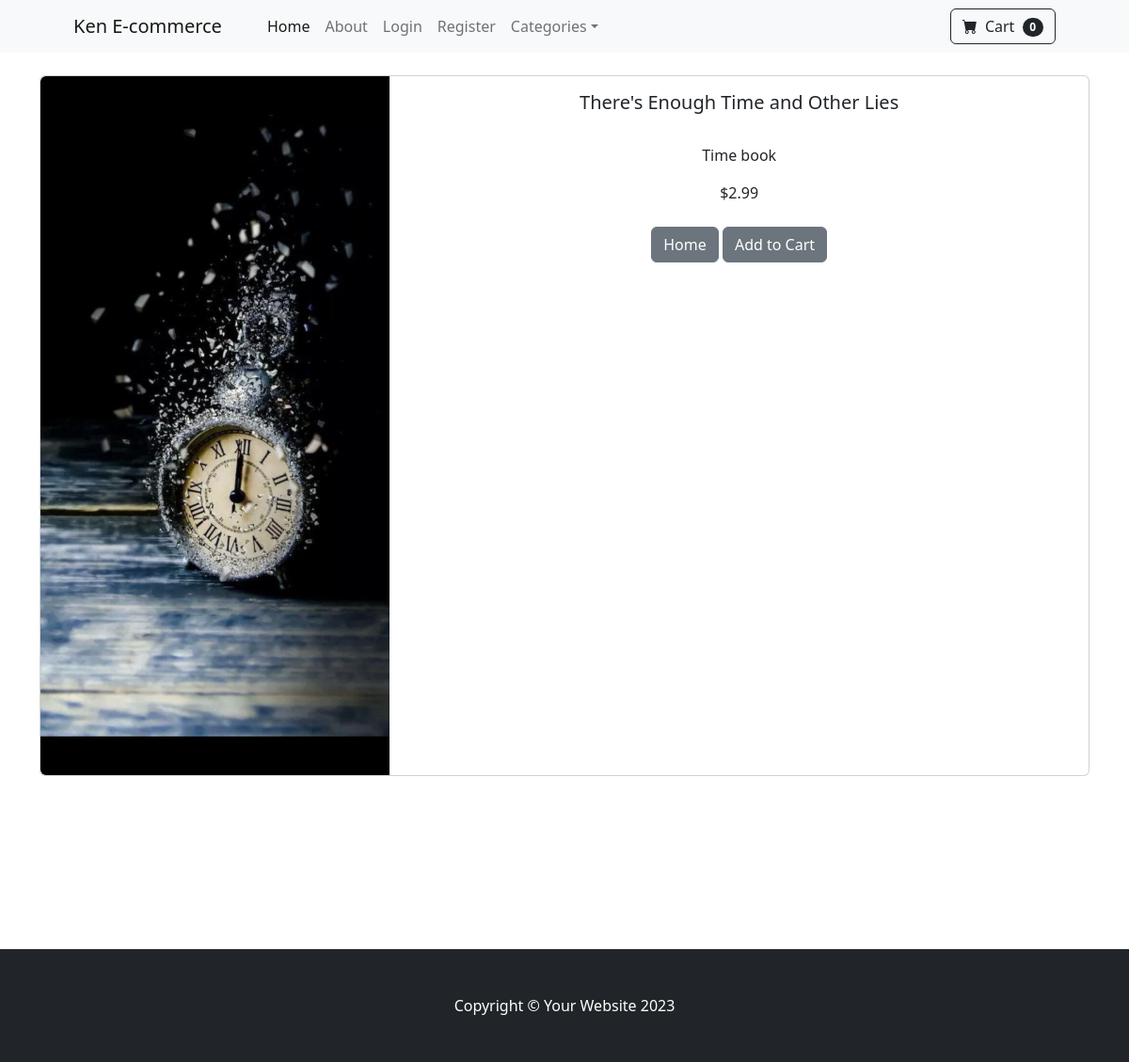
The app's page /product/3 with its own data.
### store/models.py (models this page shows, shortened)
class Product(models.Model):
	name = models.CharField(max_length=100)
	price = models.DecimalField(default=0, decimal_places=2, max_digits=6)
	category = models.ForeignKey(Category, on_delete=models.CASCADE, default=1)
	description = models.CharField(max_length=250, default='', blank=True, null=True)
	image = models.ImageField(upload_to='uploads/product/')
	is_sale = models.BooleanField(default=False)
	sale_price = models.DecimalField(default=0, decimal_places=2, max_digits=6)

### store/views.py (the view)
# urls.py: path('product/<int:pk>', views.product, name='product'),
def product(request, pk):
	product = Product.objects.get(id=pk)
	return render(request, 'product.html', {'product': product})

### cart/cart.py (called while the page is built)
	def __len__(self):
		return len(self.cart)

### cart/context_processors.py (called while the page is built)
def cart(request):
	return {'cart': Cart(request)}

### store/templates/product.html (shortened to what this page needs)
{% extends 'base.html' %}
{% block content %}
<body>
    <div class="container">
        <br>
    	<div class="card mb-3">
            <div class="row g-0">
                <div class="col-md-4">
                    <img src="{{ product.image.url }}" class="img-fluid rounded-start" alt="...">
                </div>
                <div class="col-md-8">
                    <div class="card-body">
                        <center>
                            <h5 class="card-title">{{ product.name }}</h5>
                            <br>
                            <p class="card-text justified">{{ product.description }}</p>
                            {% if product.is_sale %}
                                <div class="d-flex justify-content-center small text-warning mb-2">
                                    <div class="bi-star-fill"></div>
                                    &nbsp;&nbsp;Sale&nbsp;&nbsp;
                                    <div class="bi-star-fill"></div>
                                </div>
                                <strike>${{ product.price }}</strike>
                                &nbsp;
                                ${{ product.sale_price }}
                            {% else %}
                                ${{ product.price }}
                            {% endif %}
                            <br><br>
                            <a href="{% url 'home' %}" class="btn btn-secondary">Home</a>
                            <button type="button" value="{{ product.id }}" class="btn btn-secondary" id="add-cart">Add to Cart</button>
                        </center>
                    </div>
                </div>
            </div>
        </div>
    </div>
    <br><br><br><br><br><br><br>
{% endblock %}

### records on screen
Product: image (picture), name "There's Enough Time and Other Lies", description "Time book", price "2.99"

### other values on screen
{{ cart|length }} "0"
